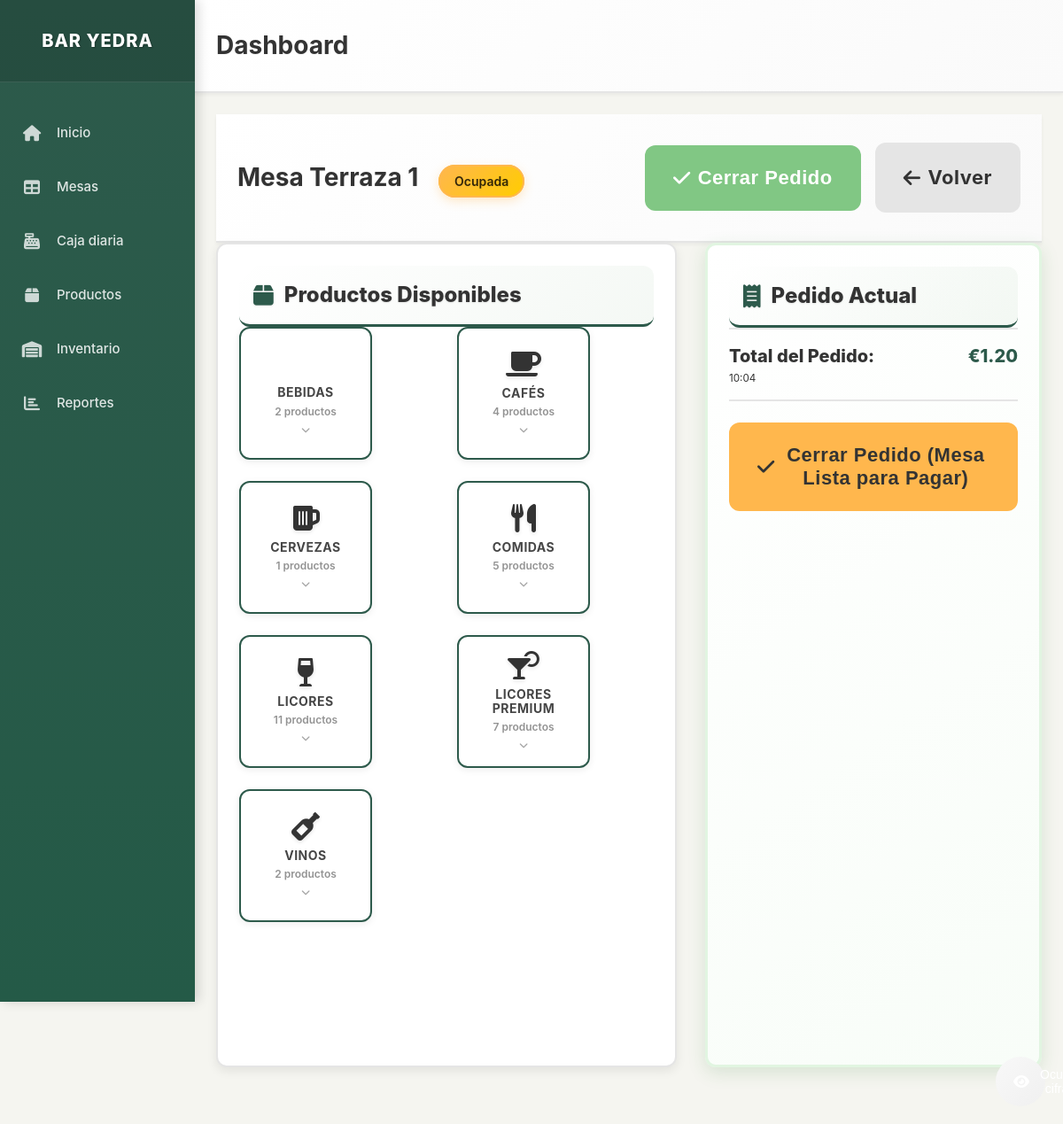
Before: /mesa/1 with the older database file.
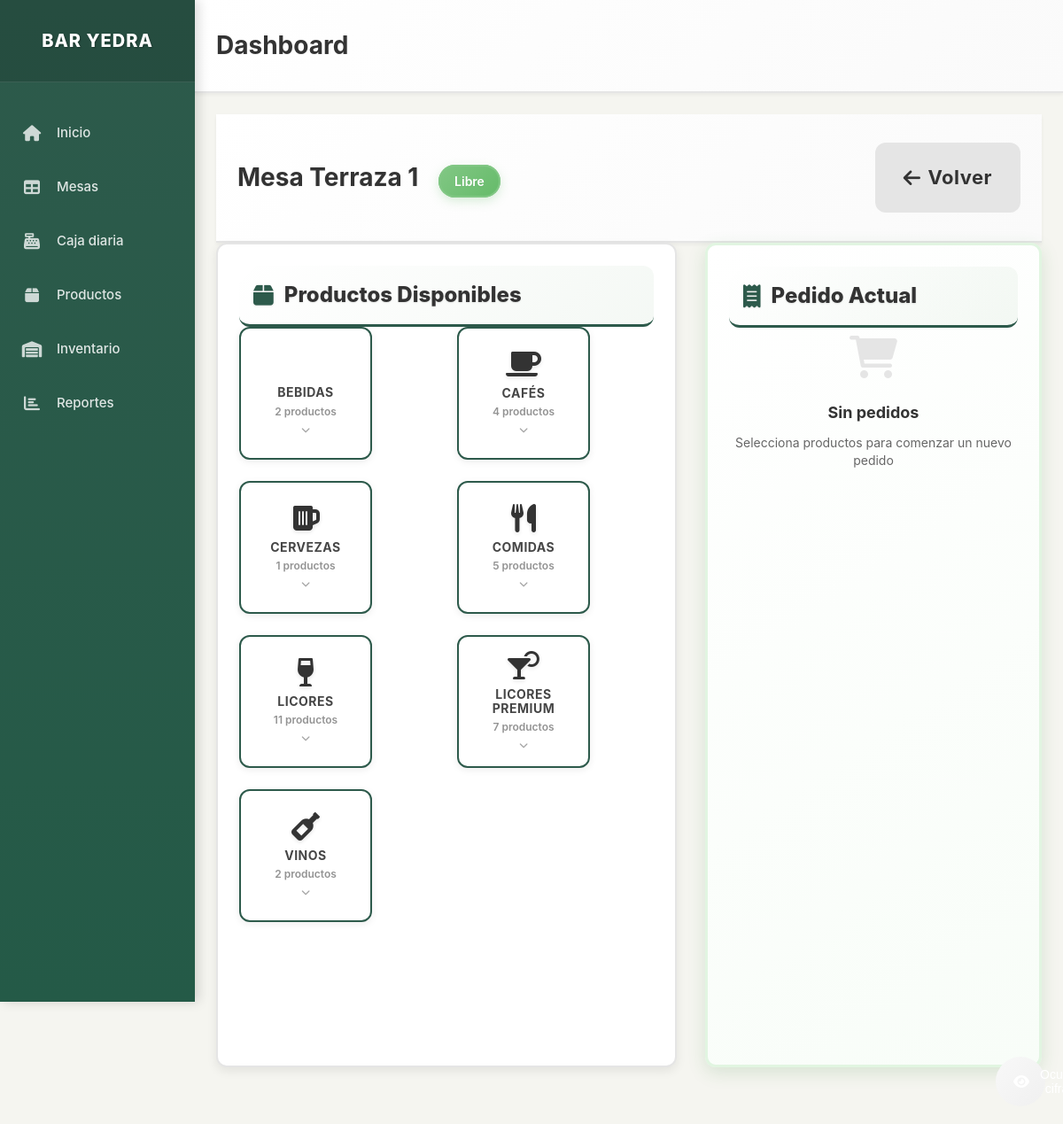
After: the same page with the newer database file.
### models.py (models this page shows, shortened)
class Mesa(db.Model):
    id = db.Column(db.Integer, primary_key=True)
    numero = db.Column(db.Integer, nullable=False)
    zona = db.Column(db.String(50), nullable=False)  # Terraza, Sala, Barra
    estado = db.Column(db.String(20), default='libre')  # libre, ocupada, pagada
    pedidos = db.relationship('Pedido', backref='mesa', lazy=True)

class Pedido(db.Model):
    id = db.Column(db.Integer, primary_key=True)
    mesa_id = db.Column(db.Integer, db.ForeignKey('mesa.id'), nullable=False)
    productos = db.Column(db.Text)  # JSON string with products and quantities
    total = db.Column(db.Numeric(10, 2), default=0.00)
    fecha_creacion = db.Column(db.DateTime, default=datetime.utcnow)
    fecha_pago = db.Column(db.DateTime)
    forma_pago = db.Column(db.String(20))  # efectivo, tarjeta
    estado = db.Column(db.String(20), default='abierto')  # abierto, cerrado, pagado
    tickets = db.relationship('Ticket', backref='pedido', lazy=True)

### app.py (the view)
@app.route('/mesa/<int:mesa_id>')
def table_detail(mesa_id):
    mesa = Mesa.query.get_or_404(mesa_id)
    productos = Producto.query.filter_by(activo=True).order_by(Producto.categoria, Producto.orden, Producto.nombre).all()
    productos_por_categoria = {}
    productos_dict = {}
    for producto in productos:
        if producto.categoria not in productos_por_categoria:
            productos_por_categoria[producto.categoria] = []
        productos_por_categoria[producto.categoria].append(producto)
        productos_dict[producto.id] = producto
    pedido_actual = Pedido.query.filter_by(mesa_id=mesa_id, estado='abierto').first()
    return render_template('table_detail.html',
                         mesa=mesa,
                         productos_por_categoria=productos_por_categoria,
                         productos_dict=productos_dict,
                         pedido_actual=pedido_actual)

### templates/table_detail.html (shortened to what this page needs)
{% extends "layout.html" %}
{% block content %}
<div class="content-header">
    <h1 class="page-title">
        Mesa {{ mesa.zona }} {{ mesa.numero }}
        <span class="table-status-badge table-{{ mesa.estado }}">{{ mesa.estado|title }}</span>
    </h1>
    <div class="table-actions">
        {% if pedido_actual %}
            <button class="btn btn-success btn-lg touch-friendly" onclick="closeOrder({{ mesa.id }})">
                <i class="fas fa-check"></i> Cerrar Pedido
            </button>
        {% endif %}
        <a href="{{ url_for('index') }}" class="btn btn-secondary btn-lg touch-friendly">
            <i class="fas fa-arrow-left"></i> Volver
        </a>
    </div>
</div>
<div class="table-detail-layout">
    <div class="products-panel">
        <h2 class="panel-title">
            <i class="fas fa-box"></i> Productos Disponibles
        </h2>
        <div class="categories-grid">
            {% for categoria, productos in productos_por_categoria.items() %}
            <div class="category-card" data-categoria="{{ categoria }}" onclick="toggleCategory('{{ categoria }}')">
                <div class="category-icon">
                    <i class="fas fa-{% if categoria == 'Cafés' %}coffee{% elif categoria == 'Licores' %}wine-glass{% elif categoria == 'Licores Premium' %}cocktail{% elif categoria == 'Bebidas' %}glass-water{% elif categoria == 'Cervezas' %}beer{% elif categoria == 'Vinos' %}wine-bottle{% elif categoria == 'Comidas' %}utensils{% else %}box{% endif %}"></i>
                </div>
                <div class="category-name">{{ categoria }}</div>
                <div class="category-product-count">{{ productos|length }} productos</div>
                <div class="category-expand-indicator">
                    <i class="fas fa-chevron-down"></i>
                </div>
            </div>
            {% endfor %}
        </div>
    </div>
    <div class="order-panel">
        <h2 class="panel-title">
            <i class="fas fa-receipt"></i> Pedido Actual
        </h2>
        {% if pedido_actual and pedido_actual.total > 0 %}
            <div class="current-order">
                <div class="order-summary">
                    <div class="summary-row total-row">
                        <span class="summary-label">Total del Pedido:</span>
                        <span class="summary-value">€{{ "%.2f"|format(pedido_actual.total) }}</span>
                    </div>
                    <div class="summary-info">
                        <small>{{ pedido_actual.fecha_creacion.strftime('%H:%M') if pedido_actual.fecha_creacion else 'Ahora' }}</small>
                    </div>
                </div>
                <div class="order-actions">
                    <button class="btn btn-warning btn-lg touch-friendly full-width" onclick="closeOrder({{ mesa.id }})">
                        <i class="fas fa-check"></i> Cerrar Pedido (Mesa Lista para Pagar)
                    </button>
                </div>
            </div>
        {% else %}
            <div class="empty-order">
                <div class="empty-icon">
                    <i class="fas fa-shopping-cart"></i>
                </div>
                <h3>Sin pedidos</h3>
                <p>Selecciona productos para comenzar un nuevo pedido</p>
            </div>
        {% endif %}
    </div>
</div>
{% endblock %}

Changed rows visible on the page:
no longer on this page (row edited): Pedido: total "1.20", fecha_creacion "10:04"
changed Mesa "Terraza": estado "Ocupada" → "Libre"
Other visible differences:
text no longer shown: "Cerrar Pedido Total del Pedido: € Cerrar Pedido (Mesa Lista para Pagar)"
text now shown: "Sin pedidos Selecciona productos para comenzar un nuevo pedido"
